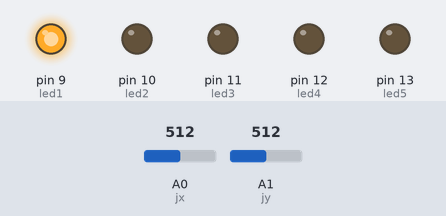
Recording of a sketch running on a simulated Arduino Uno, built with avr-gcc and run on an emulated ATmega328P. Shown: output pins drawn as LEDs (lit = HIGH). The test bench sets the inputs (shaded band); at power-on: A0 (jx) = 512, A1 (jy) = 512.

Above: at 1.2 s.
1.3 s: A0 (jx) set to 541
2.8 s: A0 (jx) set to 559
At 3.6 s:
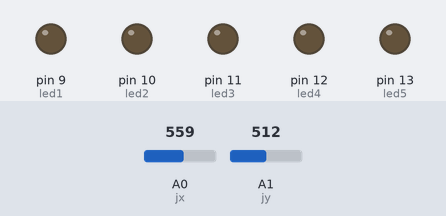
4.3 s: A0 (jx) set to 933
5.8 s: A0 (jx) set to 965
At 7.0 s:
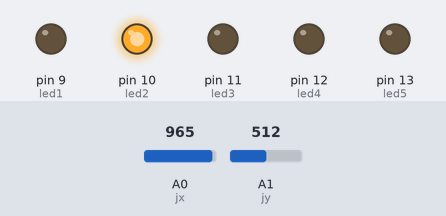
7.3 s: A0 (jx) set to 511
At 8.2 s:
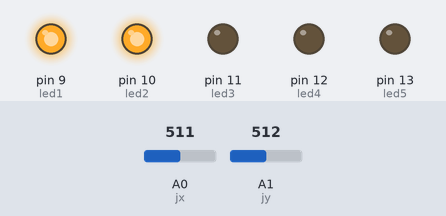
8.8 s: A1 (jy) set to 536
10.3 s: A1 (jy) set to 568
At 11.7 s:
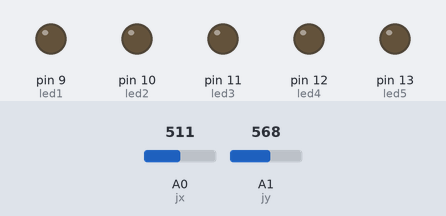
Timing chart, 0 to 12.8 s (numbered marks = the images above; inputs shaded):
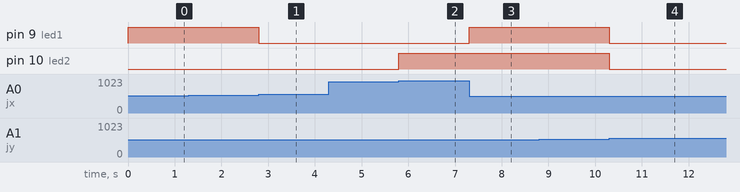

Measured:
- the behaviour switches between 549 and 550 on A0 (jx) (found by bisection; images 0 and 1)
- the behaviour switches between 950 and 951 on A0 (jx) (found by bisection; images 1 and 2)
- the behaviour switches between 549 and 550 on A1 (jy) (found by bisection; images 3 and 4)
- after the input at 1.3 s, every drawn part: stays the same
- after the input at 2.8 s, pin 9 (led1): HIGH → LOW at once
- after the input at 4.3 s, every drawn part: stays the same
- after the input at 5.8 s, pin 10 (led2): LOW → HIGH at once
- after the input at 7.3 s, pin 9 (led1): LOW → HIGH at once
- after the input at 8.8 s, every drawn part: stays the same
- after the input at 10.3 s, pin 9 (led1), pin 10 (led2): HIGH → LOW at once

The sketch:

Joystick.ino
```cpp
int jx=A0;
int jy=A1;
int led1=9;
int led2=10;
int led3=11;
int led4=12;
int led5=13;

void setup()
{
Serial.begin(9600);
pinMode(jx,INPUT);
pinMode(jy,INPUT);
pinMode(led1,OUTPUT);
pinMode(led2,OUTPUT);
pinMode(led3,OUTPUT);
pinMode(led4,OUTPUT);
pinMode(led5,OUTPUT);
}
void loop()
{
  int x=analogRead(jx);
  int y=analogRead(jy);
  if(x>450&&x<550&&y>450&&y<550)
{
  digitalWrite(led1,HIGH);
}

 else if(x>950&&x<1073&&y>490&&y<577)
 {
  digitalWrite(led2,HIGH);
 }
 else if(x==0&&y>500&&y<560)
{
  digitalWrite(led3,HIGH);
}
else if(x>470&&x<550&&y==0)
{
  digitalWrite(led4,HIGH);
}
  else if(x>450&&x<550&&y>970&&y<1050)
{
  digitalWrite(led5,HIGH);
}
else
{
  digitalWrite(led1,LOW);
  digitalWrite(led2,LOW);
  digitalWrite(led3,LOW);
  digitalWrite(led4,LOW);
  digitalWrite(led5,LOW);
}
}
```
